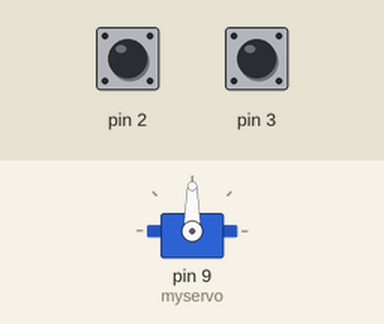
The sketch below on a simulated Arduino Uno, built with avr-gcc and run on an emulated ATmega328P. Parts: servo. The inputs (shaded band) are chosen by the test bench; at power-on: pin 2 HIGH, pin 3 HIGH.

Above: at 1.2 s.
1.3 s: pin 2 pulled LOW for 0.15 s
At 1.6 s:
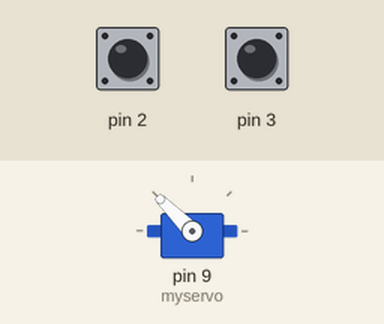
2.9 s: pin 2 pulled LOW for 1 s
At 4.0 s:
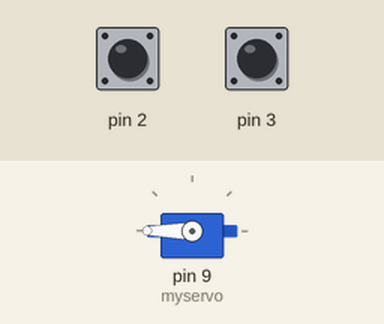
5.4 s: pin 3 pulled LOW for 0.15 s
At 5.9 s:
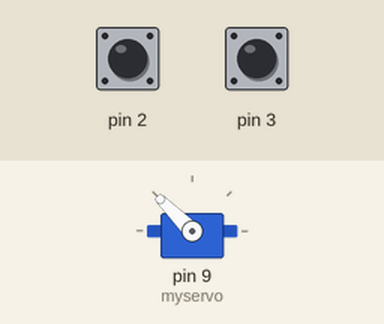
7.0 s: pin 3 pulled LOW for 1 s
At 8.3 s:
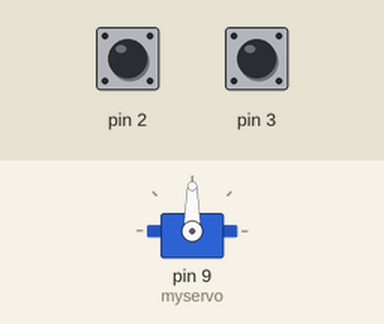
9.5 s: pin 3 pulled LOW for 0.15 s
At 10.2 s:
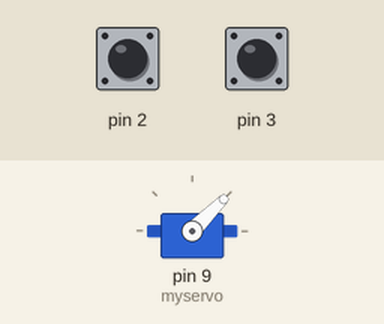
11.1 s: pin 3 pulled LOW for 3.2 s
At 11.4 s:
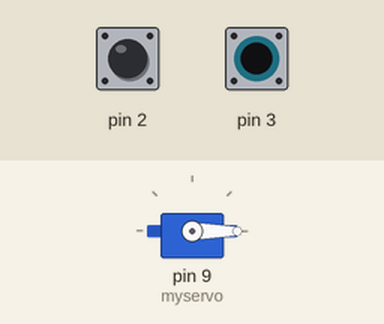
Timing chart, 0 to 14.1 s (numbered marks = the images above; inputs shaded):
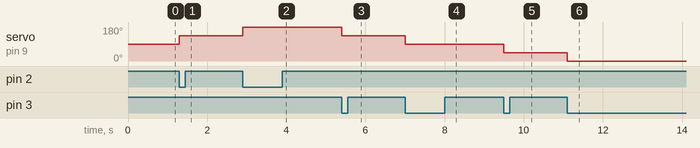

Measured:
- after the input at 1.3 s, servo on pin 9 (myservo): 90° → 135° at once
- after the input at 2.9 s, servo on pin 9 (myservo): 135° → 180° at once
- after the input at 5.4 s, servo on pin 9 (myservo): 180° → 135° at once
- after the input at 7.0 s, servo on pin 9 (myservo): 135° → 90° at once
- after the input at 9.5 s, servo on pin 9 (myservo): 90° → 45° at once
- after the input at 11.1 s, servo on pin 9 (myservo): 45° → 0° at once

The sketch:

Lab_3_Part1.ino
```cpp
//www.elegoo.com
//2018.12.19
#include <Servo.h>

Servo myservo;

volatile int state = 0;
//volatile int state2 = 0;
int a=90;

void setup(){

  myservo.attach(9);//connect pin 9 with the control line(the middle line of Servo)
  myservo.write(90);// move servos to center position -> 90°
  pinMode(2, INPUT_PULLUP);
  pinMode(3, INPUT_PULLUP);
  attachInterrupt(digitalPinToInterrupt(2), CCW, FALLING);
  attachInterrupt(digitalPinToInterrupt(3), CW, FALLING);
}
void loop(){

  if (state == 1)
  {
    myservo.write(a);// move servos to center position -> 60°
  delay(1000);
  state=0;
  }

//  delay(1000);
//  myservo.write(60);// move servos to center position -> 60°
//  delay(1000);
//  myservo.write(90);// move servos to center position -> 90°
//  delay(1000);
//  myservo.write(150);// move servos to center position -> 120°
//  delay(1000);
}

void CCW()
{
  state=1;
  a=a+45;
}

void CW()
{
  state=1;
  a=a-45;
}
```
